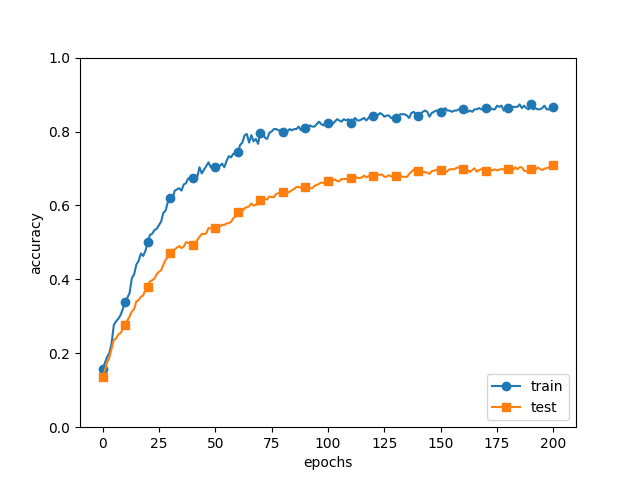

Write the Python code that produced this figure.
import os
import sys

sys.path.append(os.pardir)  #親ディレクトリのファイルをインポートするための設定
import numpy as np
import matplotlib.pyplot as plt
from dataset.mnist import load_mnist
from common.multi_layer_net import MultiLayerNet
from common.optimizer import SGD

(x_train, t_train), (x_test, t_test) = load_mnist(normalize=True)

#過学習を再現するために、学習データを削減
x_train = x_train[:300]
t_train = t_train[:300]

#weight decay(荷重減衰)の設定
weight_decay_lambda = 0.1

network = MultiLayerNet(input_size=784, hidden_size_list=[100, 100, 100, 100], output_size=10, weight_decay_lambda=weight_decay_lambda)
optimizer = SGD(lr=0.01)

max_epochs = 201
train_size = x_train.shape[0]
batch_size = 100

train_loss_list = []
train_acc_list = []
test_acc_list = []

iter_per_epoch = max(train_size / batch_size, 1)
epoch_cnt = 0

for i in range(1000000000):
    batch_mask = np.random.choice(train_size, batch_size)
    x_batch = x_train[batch_mask]
    t_batch = t_train[batch_mask]

    grads = network.gradient(x_batch, t_batch)
    optimizer.update(network.params, grads)

    if i % iter_per_epoch == 0:
        train_acc = network.accuracy(x_train, t_train)
        test_acc = network.accuracy(x_test, t_test)
        train_acc_list.append(train_acc)
        test_acc_list.append(test_acc)

        print("epoch:" + str(epoch_cnt) + ", train acc:" + str(train_acc) + ", test acc:" + str(test_acc))

        epoch_cnt += 1
        if epoch_cnt >= max_epochs:
            break

#グラフの描画
markers = {'train': 'o', 'test': 's'}
x = np.arange(max_epochs)
plt.plot(x, train_acc_list, marker='o', label='train', markevery=10)
plt.plot(x, test_acc_list, marker='s', label='test', markevery=10)
plt.xlabel("epochs")
plt.ylabel("accuracy")
plt.ylim(0, 1.0)
plt.legend(loc='lower right')
plt.show()
